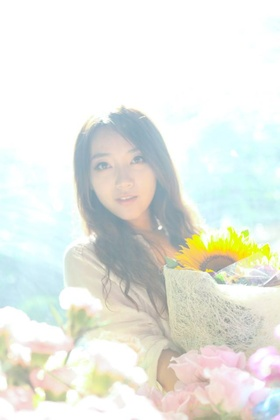
%> input picture histogram_equalization/overexposed.jpg, 280 x 420 px, shrunk from 640 x 960 before the run
$ octave histogram_equalization_colored.m   (GNU Octave 9; MATLAB toolbox functions it lacks are replaced by stand-ins)
%> lines starting %> are read from the running program, lines starting %| are printed output that depends on the picture
clear;
close all;
x = imread('overexposed.jpg');
%> x is the input picture: size 420x280x3 uint8; mean R, G, B 231.5, 233.8, 226.8
L = 256;
subplot(2,3,1);
imshow(x);

subplot(2,3,2);
imhist(x);

p = zeros(256, 3);
for i = 0:255
    for j = 1:3
        p(i+1, j) = sum(sum(x(:,:,j) == i)) / length(x(:)) * 3;
    end
end
%> after the loop, p = 256 rows, first 12: [0 0 0.000179; 0 0 9.35e-05; 0 0 0.000179; 0 0 0.00023; 0 0 0.000213; 0 0 0.000289; 0 0 0.000255; 0 0 0.000264; 0 0 0.000298; 0 0 0.000306; 0 0 0.000247; 0 0 0.000179]

s = zeros(256, 3);
for i = 1:256
    for k = 1:3
        for j = 1:i
            s(i,k) = s(i,k) + p(j,k);
        end
        s(i,k) = s(i,k) * (L-1);
    end
end
%> after the loop, s = 256 rows, first 12: [0 0 0.0455; 0 0 0.0694; 0 0 0.115; 0 0 0.173; 0 0 0.228; 0 0 0.301; 0 0 0.366; 0 0 0.434; 0 0 0.51; 0 0 0.588; 0 0 0.651; 0 0 0.696]

s = uint8(s);
%> s = 256 rows, first 12: [0 0 0; 0 0 0; 0 0 0; 0 0 0; 0 0 0; 0 0 0; 0 0 0; 0 0 0; 0 0 1; 0 0 1; 0 0 1; 0 0 1]

y = zeros(size(x), 'uint8');
for i = 1:size(x,1)
    for j = 1:size(x,2)
        for k = 1:3
            y(i,j,k) = s(x(i,j,k) + 1,k);
        end
    end
end
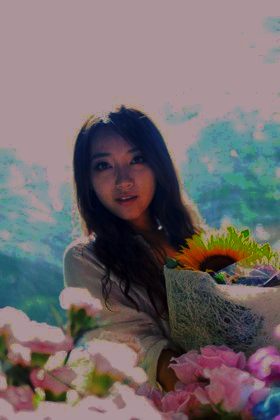
%> y: size 420x280x3 uint8; mean R, G, B 114.5, 106.4, 108.3

subplot(2,3,4);
imshow(y);

subplot(2,3,5);
imhist(y);
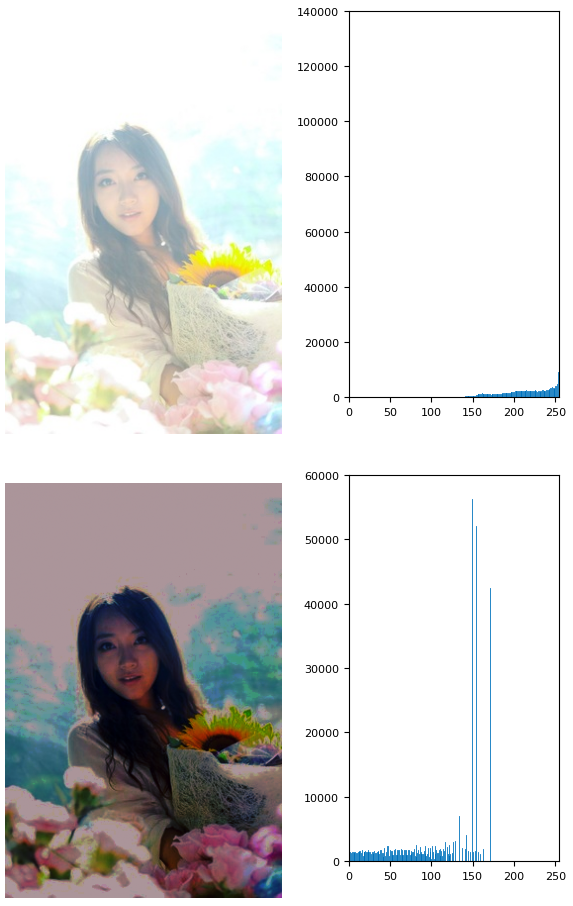
%> figure redrawn from the program's plot data, 4 panels

$ run again, with histogram_equalization/img1.png saved as histogram_equalization/overexposed.jpg
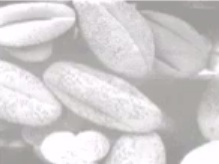
%> input picture histogram_equalization/img1.png, 219 x 164 px
%> x is the input picture: size 164x219x3 uint8; mean R, G, B 209, 205.6, 206.7
%> after the loop `for i = 0:255`: p = 256 rows, first 12: [0 0 0; 0 0 0; 0 0 0; 0 0 0; 0 0 0; 0 0 0; 0 0 0; 0 0 0; 0 0 0; 0 0 0; 0 0 0; 0 0 0]
%> after the loop `for i = 1:256`: s has the same summary as p
%> after the loop `for i = 1:size(x,1)`:
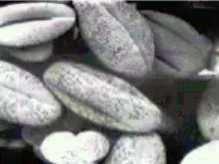
%> y: size 164x219x3 uint8; mean R, G, B 128.6, 129, 128.3
%> `imhist(y);`:
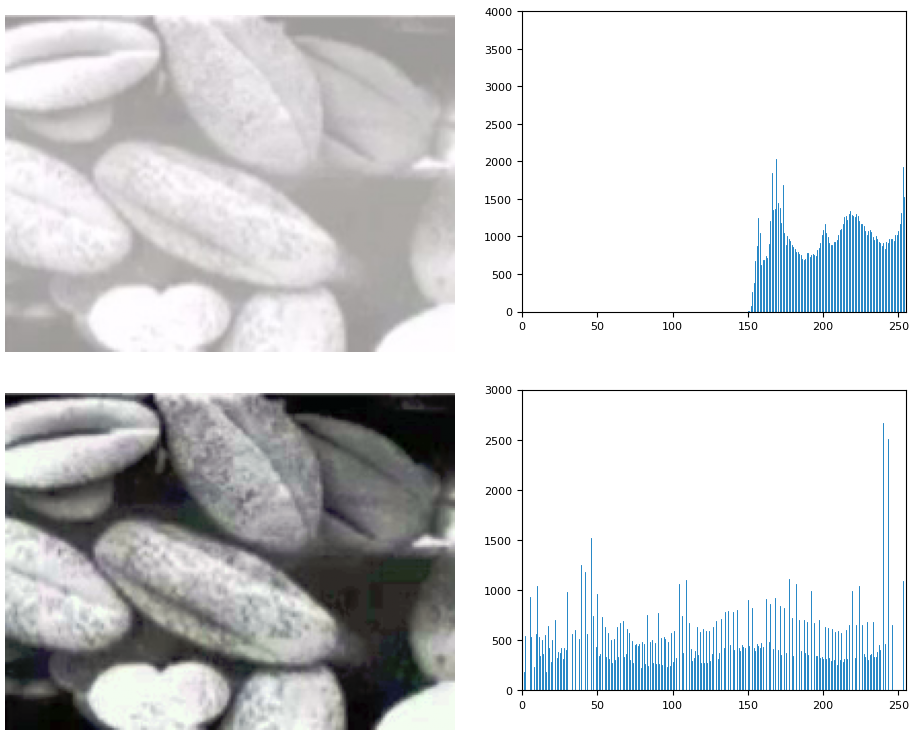
%> figure redrawn from the program's plot data, 4 panels
